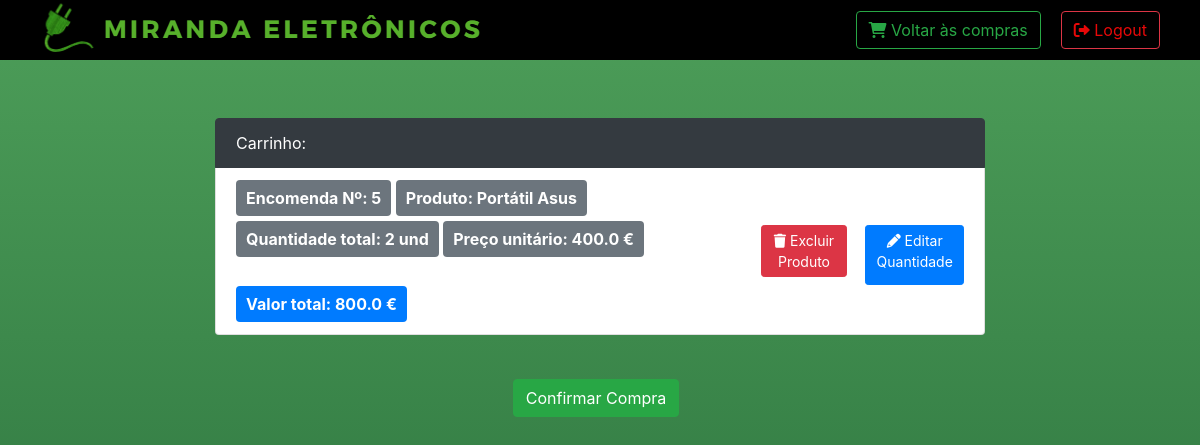
The page /carrinho_adm/3 on the database its author committed.
### app.py (models this page shows, shortened)
class Compra(db.Model):
    __tablename__ = "compras"
    id_compra = db.Column(db.Integer, primary_key=True)
    id_fornecedor = db.Column(db.Integer, db.ForeignKey('usuarios.id_usuario'))
    id_administrador = db.Column(db.Integer, db.ForeignKey('usuarios.id_usuario'))
    data_compra = db.Column(db.Date)
    nome_produto = db.Column(db.String, db.ForeignKey('produtos.nome_produto'))
    preco_compra = db.Column(db.Float, db.ForeignKey('produtos.preco_iva'))
    quantidade = db.Column(db.Integer)
    desconto = db.Column(db.Float)
    valor_total = db.Column(db.Float)
    produto = db.relationship('Produtos', foreign_keys=nome_produto)
    fornecedor = db.relationship('Usuarios', foreign_keys=id_fornecedor)
    administrador = db.relationship('Usuarios', foreign_keys=id_administrador)

class Produtos(db.Model):
    __tablename__ = "produtos"
    id_produto = db.Column(db.Integer, primary_key=True)
    id_fornecedor = db.Column(db.Integer, db.ForeignKey('usuarios.id_usuario'))
    nome_produto = db.Column(db.String(100), unique=True)
    descricao_produto = db.Column(db.String(200))
    preco_iva = db.Column(db.Float) #Preço definido para a venda a clientes, com iva já incluído
    preco_compra = db.Column(db.Float) #Preço no qual o produto foi comprado pelo fornecedor
    qtd_stock = db.Column(db.Integer)
    lugar_armazem = db.Column(db.String(100))
    fornecedor = db.relationship('Usuarios', foreign_keys=id_fornecedor) #Relacionamento entre a tabela "usuarios" e o id_fornecedor da tabela "produtos"
    def __repr__(self):
        return "{}".format(self.nome_produto)

### app.py (the view)
@app.route('/carrinho_adm/<id_usuario>', methods=['GET', 'POST'])
def carrinho_adm(id_usuario):
    global pedido
    consulta_produtos = db.session.query(Produtos)
    pedido_total_adm = db.session.query(Compra).filter_by(id_administrador=id_usuario)
    if pedido_total_adm is not None:
        for pedido in pedido_total_adm:
            valor_total_adm = calcular_valor_total_adm(pedido.preco_compra, pedido.quantidade)
            pedido.valor_total = valor_total_adm
            db.session.add(pedido)
            db.session.commit()
        flash("Produto adicionado ao carrinho com sucesso!", "success")  # Adiciona a mensagem flash
        return render_template("carrinhoadm.html", id_usuario=id_usuario, pedido_total_adm=pedido_total_adm, consulta_produtos=consulta_produtos)
    else:
        return render_template("carrinhoadm.html", id_usuario=id_usuario, pedido_total_adm=pedido_total_adm, consulta_produtos=consulta_produtos)

### app.py (called while the page is built)
def calcular_valor_total_adm(preco_compra, quantidade):
        valor_total_adm = (preco_compra * quantidade)
        return valor_total_adm

### templates/carrinhoadm.html (shortened to what this page needs)
<!DOCTYPE html>
<html lang="en">
<head>
    <link rel="stylesheet" href="https://stackpath.bootstrapcdn.com/bootstrap/4.5.2/css/bootstrap.min.css">
    <link rel="stylesheet" href="https://cdnjs.cloudflare.com/ajax/libs/font-awesome/6.0.0-beta3/css/all.min.css">
</head>
<body>
    <div class="navbar">
        <ul class="mr-auto">
            <li>
                <h1 class="navbar-title">
                  <img src="{{ url_for('static', filename='logo.png') }}" alt="Logo da Miranda Eletrônicos" class="navbar-logo">
              </h1>
              </li>
        </ul>
        <form class="carrinho-superior" action="{{ url_for('adicionar_produto_adm', id_usuario=id_usuario) }}" method="post">
          <button class="btn btn-outline-success" type="submit">
              <i class="fas fa-shopping-cart"></i> Voltar às compras
          </button>
        </form>
        <ul>
            <li>
              <a href="/sair_adm" class="btn btn-outline-danger">
                <i class="fas fa-sign-out-alt"></i> Logout
              </a>
            </li>
        </ul>
    </div>
<div class="container-fluid mt-5">
    <div class="row">
        <div class="col-md-8 offset-md-2">
            <ul class="list-group">
                <li class="list-group-item active text-center">Carrinho:</li>
                {% for pedido in pedido_total_adm %}
                <li class="list-group-item">
                    <div class="d-flex justify-content-between align-items-center">
                        <div>
                            <span class="badge badge-secondary" style="font-size: 16px; padding: 10px; margin-bottom: 5px;">Encomenda Nº: {{ pedido.id_compra }}</span>
                            <span class="badge badge-secondary" style="font-size: 16px; padding: 10px; margin-bottom: 5px;">Produto: {{ pedido.produto }}</span>
                            <span class="badge badge-secondary" style="font-size: 16px; padding: 10px; margin-bottom: 5px;">Quantidade total: {{ pedido.quantidade }} und</span>
                            <span class="badge badge-secondary" style="font-size: 16px; padding: 10px; margin-bottom: 5px;">Preço unitário: {{ pedido.preco_compra }} €</span><br><br>
                            <span class="badge badge-primary" style="font-size: 16px; padding: 10px;">Valor total: {{ pedido.valor_total }} €</span>
                        </div>
                        <div class="mt-2">
                            <div class="d-flex">
                                <a href="/excluir_produto_adm/{{ id_usuario }}/{{ pedido.id_compra }}" class="btn btn-danger btn-sm mb-2 mr-2">
                                    <i class="fas fa-trash"></i> Excluir Produto
                                </a>
                                <a href="#" class="btn btn-primary btn-sm" onclick="mostrarPrompt('{{ id_usuario }}/{{ pedido.id_compra }}')">
                                    <i class="fas fa-pencil-alt"></i> Editar Quantidade
                                </a>
                            </div>
                        </div>
                    </div>
                </li>
                {% endfor %}
            </ul>
        </div>
    </div>
</div>
<div class="d-flex justify-content-center mt-4">
    <form action="{{ url_for('confirmar_compra_adm', id_usuario=id_usuario, id_compra=id_compra) }}" method="POST" class="mr-2">
        <button class="btn btn-success" type="submit" style="margin-bottom: 10px;">Confirmar Compra</button>
    </form>
</div>
</body>
</html>

### templates/carrinhoadm.html (style rules this page uses)
body { background: linear-gradient(to bottom, #4d9e59, #276c3a); margin: 0; padding-top: 50px; min-height: 100vh; }
.navbar { position: fixed; top: 0; left: 0; right: 0; display: flex; justify-content: space-between; align-items: center; padding: 10px 20px; color: #fff; transition: background-color 0.3s; z-index: 1000; background-color: black; }
.navbar-title { font-size: 24px; margin: 0; text-align: center; white-space: nowrap; max-width: 80%; }
.navbar ul { list-style-type: none; margin: 0; padding: 0; display: flex; justify-content: space-between; align-items: center; padding: 5px 20px; height: 40px; }
.navbar ul li a { text-decoration: none; color: #e70808; }
.list-group { margin: 20px 0; }
.list-group-item { display: flex; justify-content: space-between; align-items: center; }
.list-group-item.active { background-color: #343a40; border-color: #343a40; }
.list-group-item a.btn { margin-left: 10px; }
.btn-danger { background-color: #dc3545; border-color: #dc3545; }
.btn-primary { background-color: #007bff; border-color: #007bff; }

### rows shown on the page
Compra: id_compra "5", produto "Portátil Asus", quantidade "2", preco_compra "400.0", valor_total "800.0"
